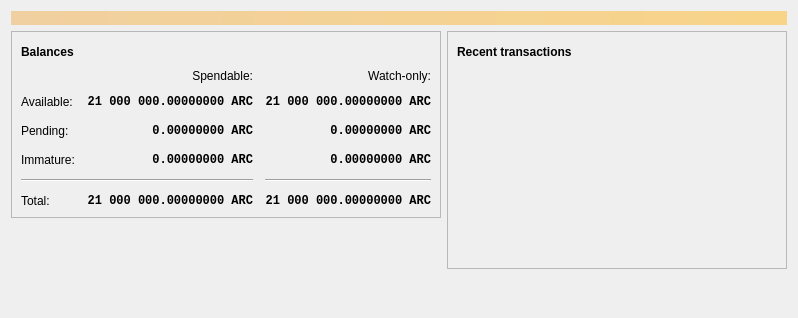
<?xml version="1.0" encoding="UTF-8"?>
<ui version="4.0">
 <class>OverviewPage</class>
 <widget class="QWidget" name="OverviewPage">
  <property name="geometry">
   <rect>
    <x>0</x>
    <y>0</y>
    <width>798</width>
    <height>318</height>
   </rect>
  </property>
  <property name="windowTitle">
   <string>Form</string>
  </property>
  <layout class="QVBoxLayout" name="topLayout">
   <item>
    <widget class="QLabel" name="labelAlerts">
     <property name="visible">
      <bool>false</bool>
     </property>
     <property name="styleSheet">
      <string notr="true">QLabel { background-color: qlineargradient(x1: 0, y1: 0, x2: 1, y2: 0, stop:0 #F0D0A0, stop:1 #F8D488); color:#000000; }</string>
     </property>
     <property name="wordWrap">
      <bool>true</bool>
     </property>
     <property name="margin">
      <number>3</number>
     </property>
     <property name="textInteractionFlags">
      <set>Qt::TextSelectableByMouse</set>
     </property>
    </widget>
   </item>
   <item>
    <layout class="QHBoxLayout" name="horizontalLayout" stretch="1,1">
     <item>
      <layout class="QVBoxLayout" name="verticalLayout_2">
       <item>
        <widget class="QFrame" name="frame">
         <property name="frameShape">
          <enum>QFrame::StyledPanel</enum>
         </property>
         <property name="frameShadow">
          <enum>QFrame::Raised</enum>
         </property>
         <layout class="QVBoxLayout" name="verticalLayout_4">
          <item>
           <layout class="QHBoxLayout" name="horizontalLayout_4">
            <item>
             <widget class="QLabel" name="label_5">
              <property name="font">
               <font>
                <weight>75</weight>
                <bold>true</bold>
               </font>
              </property>
              <property name="text">
               <string>Balances</string>
              </property>
             </widget>
            </item>
            <item>
             <widget class="QPushButton" name="labelWalletStatus">
              <property name="enabled">
               <bool>true</bool>
              </property>
              <property name="maximumSize">
               <size>
                <width>30</width>
                <height>16777215</height>
               </size>
              </property>
              <property name="toolTip">
               <string>The displayed information may be out of date. Your wallet automatically synchronizes with the Arcadia network after a connection is established, but this process has not completed yet.</string>
              </property>
              <property name="text">
               <string/>
              </property>
              <property name="icon">
               <iconset resource="../arcadia.qrc">
                <normaloff>:/icons/warning</normaloff>
                <disabledoff>:/icons/warning</disabledoff>:/icons/warning</iconset>
              </property>
              <property name="iconSize">
               <size>
                <width>24</width>
                <height>24</height>
               </size>
              </property>
              <property name="flat">
               <bool>true</bool>
              </property>
             </widget>
            </item>
            <item>
             <spacer name="horizontalSpacer_3">
              <property name="orientation">
               <enum>Qt::Horizontal</enum>
              </property>
              <property name="sizeHint" stdset="0">
               <size>
                <width>40</width>
                <height>20</height>
               </size>
              </property>
             </spacer>
            </item>
           </layout>
          </item>
          <item>
           <layout class="QGridLayout" name="gridLayout">
            <property name="spacing">
             <number>12</number>
            </property>
            <item row="2" column="2">
             <widget class="QLabel" name="labelWatchPending">
              <property name="font">
               <font>
                <family>Monospace</family>
                <weight>75</weight>
                <bold>true</bold>
               </font>
              </property>
              <property name="cursor">
               <cursorShape>IBeamCursor</cursorShape>
              </property>
              <property name="toolTip">
               <string>Unconfirmed transactions to watch-only addresses</string>
              </property>
              <property name="text">
               <string notr="true">0.00000000 ARC</string>
              </property>
              <property name="alignment">
               <set>Qt::AlignRight|Qt::AlignTrailing|Qt::AlignVCenter</set>
              </property>
              <property name="textInteractionFlags">
               <set>Qt::LinksAccessibleByMouse|Qt::TextSelectableByKeyboard|Qt::TextSelectableByMouse</set>
              </property>
             </widget>
            </item>
            <item row="2" column="1">
             <widget class="QLabel" name="labelUnconfirmed">
              <property name="font">
               <font>
                <family>Monospace</family>
                <weight>75</weight>
                <bold>true</bold>
               </font>
              </property>
              <property name="cursor">
               <cursorShape>IBeamCursor</cursorShape>
              </property>
              <property name="toolTip">
               <string>Total of transactions that have yet to be confirmed, and do not yet count toward the spendable balance</string>
              </property>
              <property name="text">
               <string notr="true">0.00000000 ARC</string>
              </property>
              <property name="alignment">
               <set>Qt::AlignRight|Qt::AlignTrailing|Qt::AlignVCenter</set>
              </property>
              <property name="textInteractionFlags">
               <set>Qt::LinksAccessibleByMouse|Qt::TextSelectableByKeyboard|Qt::TextSelectableByMouse</set>
              </property>
             </widget>
            </item>
            <item row="3" column="2">
             <widget class="QLabel" name="labelWatchImmature">
              <property name="font">
               <font>
                <family>Monospace</family>
                <weight>75</weight>
                <bold>true</bold>
               </font>
              </property>
              <property name="cursor">
               <cursorShape>IBeamCursor</cursorShape>
              </property>
              <property name="toolTip">
               <string>Mined balance in watch-only addresses that has not yet matured</string>
              </property>
              <property name="text">
               <string notr="true">0.00000000 ARC</string>
              </property>
              <property name="alignment">
               <set>Qt::AlignRight|Qt::AlignTrailing|Qt::AlignVCenter</set>
              </property>
              <property name="textInteractionFlags">
               <set>Qt::LinksAccessibleByMouse|Qt::TextSelectableByKeyboard|Qt::TextSelectableByMouse</set>
              </property>
             </widget>
            </item>
            <item row="4" column="0" colspan="2">
             <widget class="Line" name="line">
              <property name="orientation">
               <enum>Qt::Horizontal</enum>
              </property>
             </widget>
            </item>
            <item row="4" column="2">
             <widget class="Line" name="lineWatchBalance">
              <property name="sizePolicy">
               <sizepolicy hsizetype="Preferred" vsizetype="Fixed">
                <horstretch>0</horstretch>
                <verstretch>0</verstretch>
               </sizepolicy>
              </property>
              <property name="minimumSize">
               <size>
                <width>140</width>
                <height>0</height>
               </size>
              </property>
              <property name="orientation">
               <enum>Qt::Horizontal</enum>
              </property>
             </widget>
            </item>
            <item row="5" column="0">
             <widget class="QLabel" name="labelTotalText">
              <property name="text">
               <string>Total:</string>
              </property>
             </widget>
            </item>
            <item row="3" column="1">
             <widget class="QLabel" name="labelImmature">
              <property name="font">
               <font>
                <family>Monospace</family>
                <weight>75</weight>
                <bold>true</bold>
               </font>
              </property>
              <property name="cursor">
               <cursorShape>IBeamCursor</cursorShape>
              </property>
              <property name="toolTip">
               <string>Mined balance that has not yet matured</string>
              </property>
              <property name="text">
               <string notr="true">0.00000000 ARC</string>
              </property>
              <property name="alignment">
               <set>Qt::AlignRight|Qt::AlignTrailing|Qt::AlignVCenter</set>
              </property>
              <property name="textInteractionFlags">
               <set>Qt::LinksAccessibleByMouse|Qt::TextSelectableByKeyboard|Qt::TextSelectableByMouse</set>
              </property>
             </widget>
            </item>
            <item row="2" column="3">
             <spacer name="horizontalSpacer_2">
              <property name="orientation">
               <enum>Qt::Horizontal</enum>
              </property>
              <property name="sizeHint" stdset="0">
               <size>
                <width>40</width>
                <height>20</height>
               </size>
              </property>
             </spacer>
            </item>
            <item row="3" column="0">
             <widget class="QLabel" name="labelImmatureText">
              <property name="text">
               <string>Immature:</string>
              </property>
             </widget>
            </item>
            <item row="5" column="1">
             <widget class="QLabel" name="labelTotal">
              <property name="font">
               <font>
                <family>Monospace</family>
                <weight>75</weight>
                <bold>true</bold>
               </font>
              </property>
              <property name="cursor">
               <cursorShape>IBeamCursor</cursorShape>
              </property>
              <property name="toolTip">
               <string>Your current total balance</string>
              </property>
              <property name="text">
               <string notr="true">21 000 000.00000000 ARC</string>
              </property>
              <property name="alignment">
               <set>Qt::AlignRight|Qt::AlignTrailing|Qt::AlignVCenter</set>
              </property>
              <property name="textInteractionFlags">
               <set>Qt::LinksAccessibleByMouse|Qt::TextSelectableByKeyboard|Qt::TextSelectableByMouse</set>
              </property>
             </widget>
            </item>
            <item row="5" column="2">
             <widget class="QLabel" name="labelWatchTotal">
              <property name="font">
               <font>
                <family>Monospace</family>
                <weight>75</weight>
                <bold>true</bold>
               </font>
              </property>
              <property name="cursor">
               <cursorShape>IBeamCursor</cursorShape>
              </property>
              <property name="toolTip">
               <string>Current total balance in watch-only addresses</string>
              </property>
              <property name="text">
               <string notr="true">21 000 000.00000000 ARC</string>
              </property>
              <property name="alignment">
               <set>Qt::AlignRight|Qt::AlignTrailing|Qt::AlignVCenter</set>
              </property>
              <property name="textInteractionFlags">
               <set>Qt::LinksAccessibleByMouse|Qt::TextSelectableByKeyboard|Qt::TextSelectableByMouse</set>
              </property>
             </widget>
            </item>
            <item row="0" column="2">
             <widget class="QLabel" name="labelWatchonly">
              <property name="text">
               <string>Watch-only:</string>
              </property>
              <property name="alignment">
               <set>Qt::AlignRight|Qt::AlignTrailing|Qt::AlignVCenter</set>
              </property>
             </widget>
            </item>
            <item row="1" column="0">
             <widget class="QLabel" name="labelBalanceText">
              <property name="text">
               <string>Available:</string>
              </property>
             </widget>
            </item>
            <item row="1" column="1">
             <widget class="QLabel" name="labelBalance">
              <property name="font">
               <font>
                <family>Monospace</family>
                <weight>75</weight>
                <bold>true</bold>
               </font>
              </property>
              <property name="cursor">
               <cursorShape>IBeamCursor</cursorShape>
              </property>
              <property name="toolTip">
               <string>Your current spendable balance</string>
              </property>
              <property name="text">
               <string notr="true">21 000 000.00000000 ARC</string>
              </property>
              <property name="alignment">
               <set>Qt::AlignRight|Qt::AlignTrailing|Qt::AlignVCenter</set>
              </property>
              <property name="textInteractionFlags">
               <set>Qt::LinksAccessibleByMouse|Qt::TextSelectableByKeyboard|Qt::TextSelectableByMouse</set>
              </property>
             </widget>
            </item>
            <item row="1" column="2">
             <widget class="QLabel" name="labelWatchAvailable">
              <property name="font">
               <font>
                <family>Monospace</family>
                <weight>75</weight>
                <bold>true</bold>
               </font>
              </property>
              <property name="cursor">
               <cursorShape>IBeamCursor</cursorShape>
              </property>
              <property name="toolTip">
               <string>Your current balance in watch-only addresses</string>
              </property>
              <property name="text">
               <string notr="true">21 000 000.00000000 ARC</string>
              </property>
              <property name="alignment">
               <set>Qt::AlignRight|Qt::AlignTrailing|Qt::AlignVCenter</set>
              </property>
              <property name="textInteractionFlags">
               <set>Qt::LinksAccessibleByMouse|Qt::TextSelectableByKeyboard|Qt::TextSelectableByMouse</set>
              </property>
             </widget>
            </item>
            <item row="2" column="0">
             <widget class="QLabel" name="labelPendingText">
              <property name="text">
               <string>Pending:</string>
              </property>
             </widget>
            </item>
            <item row="0" column="1">
             <widget class="QLabel" name="labelSpendable">
              <property name="text">
               <string>Spendable:</string>
              </property>
              <property name="alignment">
               <set>Qt::AlignRight|Qt::AlignTrailing|Qt::AlignVCenter</set>
              </property>
             </widget>
            </item>
           </layout>
          </item>
         </layout>
        </widget>
       </item>
       <item>
        <spacer name="verticalSpacer">
         <property name="orientation">
          <enum>Qt::Vertical</enum>
         </property>
         <property name="sizeHint" stdset="0">
          <size>
           <width>20</width>
           <height>40</height>
          </size>
         </property>
        </spacer>
       </item>
      </layout>
     </item>
     <item>
      <layout class="QVBoxLayout" name="verticalLayout_3">
       <item>
        <widget class="QFrame" name="frame_2">
         <property name="frameShape">
          <enum>QFrame::StyledPanel</enum>
         </property>
         <property name="frameShadow">
          <enum>QFrame::Raised</enum>
         </property>
         <layout class="QVBoxLayout" name="verticalLayout">
          <item>
           <layout class="QHBoxLayout" name="horizontalLayout_2">
            <item>
             <widget class="QLabel" name="label_4">
              <property name="font">
               <font>
                <weight>75</weight>
                <bold>true</bold>
               </font>
              </property>
              <property name="text">
               <string>Recent transactions</string>
              </property>
             </widget>
            </item>
            <item>
             <widget class="QPushButton" name="labelTransactionsStatus">
              <property name="enabled">
               <bool>true</bool>
              </property>
              <property name="maximumSize">
               <size>
                <width>30</width>
                <height>16777215</height>
               </size>
              </property>
              <property name="toolTip">
               <string>The displayed information may be out of date. Your wallet automatically synchronizes with the Arcadia network after a connection is established, but this process has not completed yet.</string>
              </property>
              <property name="text">
               <string/>
              </property>
              <property name="icon">
               <iconset resource="../arcadia.qrc">
                <normaloff>:/icons/warning</normaloff>
                <disabledoff>:/icons/warning</disabledoff>:/icons/warning</iconset>
              </property>
              <property name="iconSize">
               <size>
                <width>24</width>
                <height>24</height>
               </size>
              </property>
              <property name="flat">
               <bool>true</bool>
              </property>
             </widget>
            </item>
            <item>
             <spacer name="horizontalSpacer">
              <property name="orientation">
               <enum>Qt::Horizontal</enum>
              </property>
              <property name="sizeHint" stdset="0">
               <size>
                <width>40</width>
                <height>20</height>
               </size>
              </property>
             </spacer>
            </item>
           </layout>
          </item>
          <item>
           <widget class="QListView" name="listTransactions">
            <property name="styleSheet">
             <string notr="true">QListView { background: transparent; }</string>
            </property>
            <property name="frameShape">
             <enum>QFrame::NoFrame</enum>
            </property>
            <property name="verticalScrollBarPolicy">
             <enum>Qt::ScrollBarAlwaysOff</enum>
            </property>
            <property name="horizontalScrollBarPolicy">
             <enum>Qt::ScrollBarAlwaysOff</enum>
            </property>
            <property name="selectionMode">
             <enum>QAbstractItemView::NoSelection</enum>
            </property>
           </widget>
          </item>
         </layout>
        </widget>
       </item>
       <item>
        <spacer name="verticalSpacer_2">
         <property name="orientation">
          <enum>Qt::Vertical</enum>
         </property>
         <property name="sizeHint" stdset="0">
          <size>
           <width>20</width>
           <height>40</height>
          </size>
         </property>
        </spacer>
       </item>
      </layout>
     </item>
    </layout>
   </item>
  </layout>
 </widget>
 <resources/>
 <connections/>
</ui>
